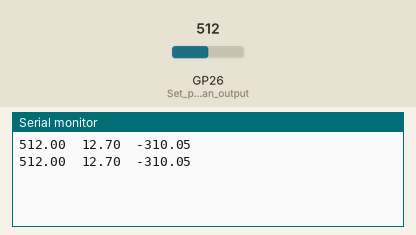
A program run on a simulated Raspberry Pi Pico. On the bench: the last lines printed to the serial monitor. Inputs (shaded band) come from the test bench; at power-on: GP26 (Set_pin_26_as_an_output) = 512.

Above: at 1.8 s.
1.9 s: GP26 (Set_pin_26_as_an_output) set to 716
At 2.8 s:
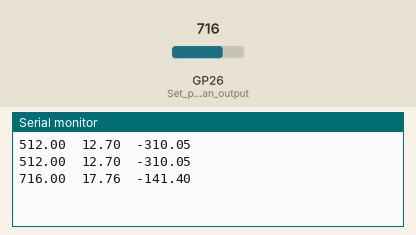
3.4 s: GP26 (Set_pin_26_as_an_output) set to 900
At 4.8 s:
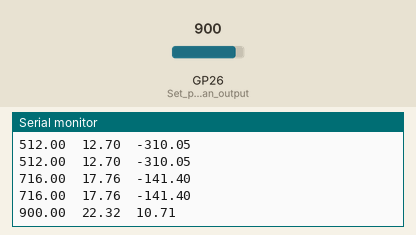
Timing chart, 0 to 6.4 s (numbered marks = the images above; inputs shaded):
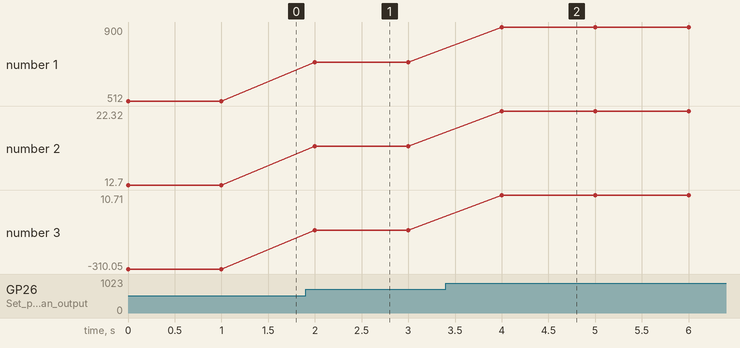

Measured:
- after the input at 1.9 s, the serial monitor: prints a new line after 0.10 s (image 1)
- after the input at 3.4 s, the serial monitor: prints a new line after 0.60 s (image 2)
- plotted number 1: 512 → 716 after the input at 1.9 s, 716 → 900 after the input at 3.4 s
- plotted number 2: 12.7 → 17.76 after the input at 1.9 s, 17.76 → 22.32 after the input at 3.4 s
- plotted number 3: -310.05 → -141.4 after the input at 1.9 s, -141.4 → 10.71 after the input at 3.4 s

The program:

main.cpp
```cpp
#include <Arduino.h>

void setup() {
  // put your setup code here, to run once:
  pinMode(26, INPUT); // Set pin 26 as an output
}

void loop() {
  // put your main code here, to run repeatedly:
    float read = analogRead(26); // Read from A0 pin

    float battery_voltage = (25.0/1008.0) * read;
    float battery_percetage = (100.0/3.0) * (battery_voltage - 22.0); // Calculate percentage

    // float battery_voltage = map(read, 0, 1023, 0, 25); // Map to voltage
    // float battery_percetage = map(battery_voltage, 22.2, 25, 0, 100); // Map to percentage
    Serial.print(read);
    Serial.print("  ");
    Serial.print(battery_voltage);
    Serial.print("  ");
    Serial.println(battery_percetage);
  delay(1000); // Wait for a second
}
```
